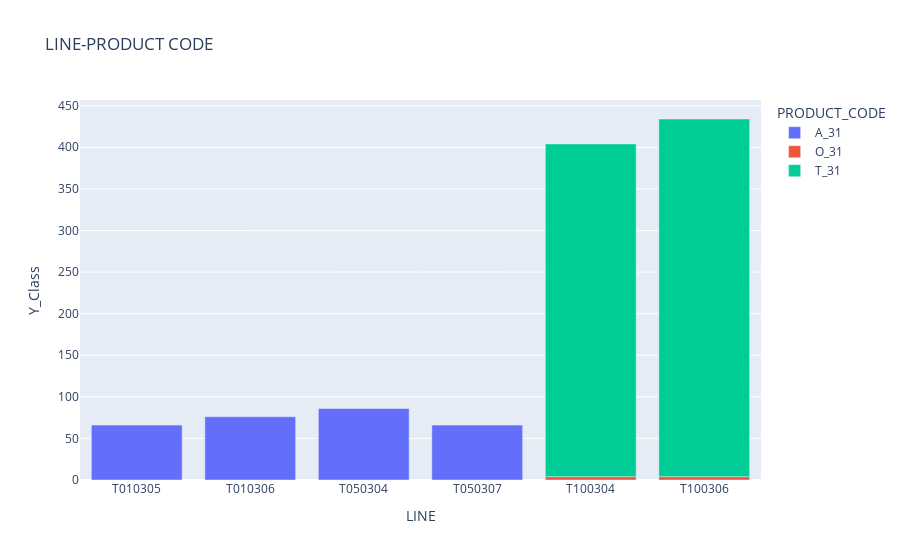

The notebook cell saved with this chart:
### Code cell
grouped = vis_df['Y_Class'].groupby([vis_df['PRODUCT_CODE'], vis_df['LINE']]).count()
grouped = grouped.to_frame().reset_index()
fig = px.bar(grouped, x="LINE", y="Y_Class", color = "PRODUCT_CODE", title="LINE-PRODUCT CODE") # color_discrete_sequence=px.colors.qualitative.G10
fig.show()

### Figure 1 — Plotly figure (JSON) as saved in the notebook; plotly's stock layout.template omitted (floating-point values rounded to 4 significant figures)
{"data": [{"alignmentgroup": "True", "hovertemplate": "PRODUCT_CODE=A_31<br>LINE=%{x}<br>Y_Class=%{y}<extra></extra>", "legendgroup": "A_31", "marker": {"color": "#636efa", "pattern": {"shape": ""}}, "name": "A_31", "offsetgroup": "A_31", "orientation": "v", "showlegend": true, "textposition": "auto", "type": "bar", "x": ["T010305", "T010306", "T050304", "T050307"], "xaxis": "x", "y": [66, 76, 86, 66], "yaxis": "y"}, {"alignmentgroup": "True", "hovertemplate": "PRODUCT_CODE=O_31<br>LINE=%{x}<br>Y_Class=%{y}<extra></extra>", "legendgroup": "O_31", "marker": {"color": "#EF553B", "pattern": {"shape": ""}}, "name": "O_31", "offsetgroup": "O_31", "orientation": "v", "showlegend": true, "textposition": "auto", "type": "bar", "x": ["T100304", "T100306"], "xaxis": "x", "y": [4, 4], "yaxis": "y"}, {"alignmentgroup": "True", "hovertemplate": "PRODUCT_CODE=T_31<br>LINE=%{x}<br>Y_Class=%{y}<extra></extra>", "legendgroup": "T_31", "marker": {"color": "#00cc96", "pattern": {"shape": ""}}, "name": "T_31", "offsetgroup": "T_31", "orientation": "v", "showlegend": true, "textposition": "auto", "type": "bar", "x": ["T100304", "T100306"], "xaxis": "x", "y": [400, 430], "yaxis": "y"}], "layout": {"autosize": true, "barmode": "relative", "legend": {"title": {"text": "PRODUCT_CODE"}, "tracegroupgap": 0}, "title": {"text": "LINE-PRODUCT CODE"}, "xaxis": {"anchor": "y", "autorange": true, "domain": [0, 1], "range": [-0.5, 5.5], "title": {"text": "LINE"}, "type": "category"}, "yaxis": {"anchor": "x", "autorange": true, "domain": [0, 1], "range": [0, 456.8], "title": {"text": "Y_Class"}, "type": "linear"}}}
